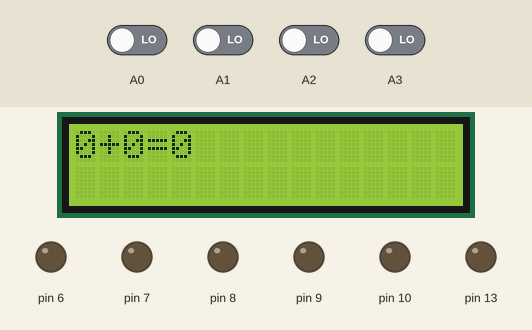
A sketch run on a simulated Arduino Uno, built with avr-gcc and run on an emulated ATmega328P. On the bench: 16×2 character LCD, output pins drawn as LEDs (lit = HIGH). Inputs (shaded band) come from the test bench; at power-on: A0–3 LOW.

Above: at 1.4 s.
1.5 s: A0 driven HIGH
At 2.3 s:
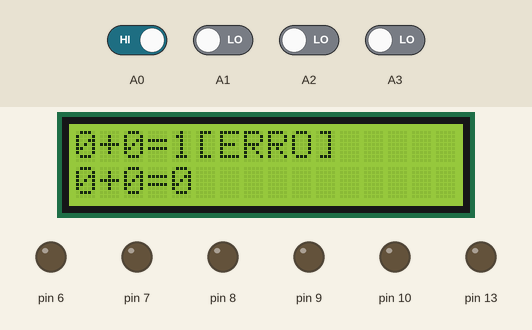
3.9 s: A1 driven HIGH
At 4.7 s:
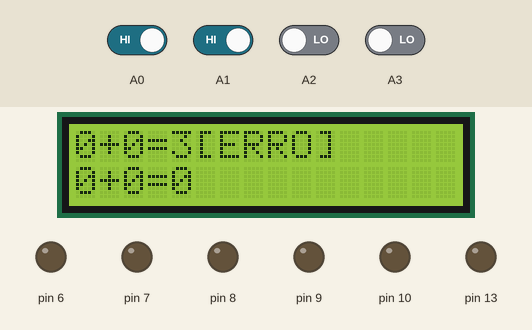
5.5 s: A2 driven HIGH
At 6.3 s:
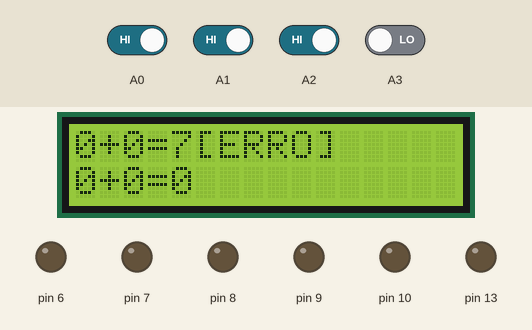
7.1 s: A3 driven HIGH
At 7.9 s:
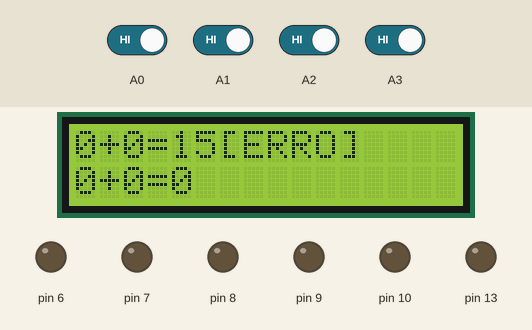
8.8 s: A0 driven LOW
At 9.5 s:
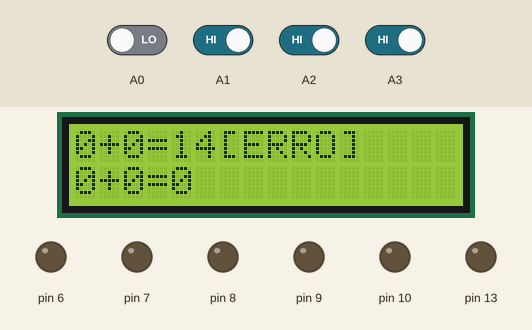
10.4 s: A1 driven LOW
At 11.1 s:
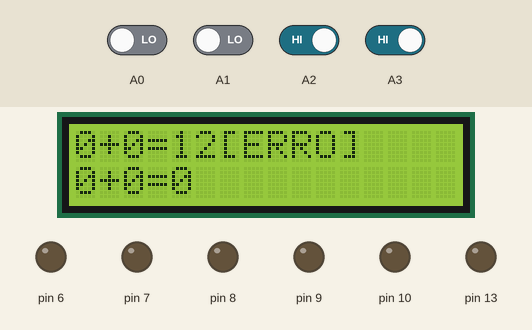
Timing chart, 0 to 13.0 s (numbered marks = the images above; inputs shaded):
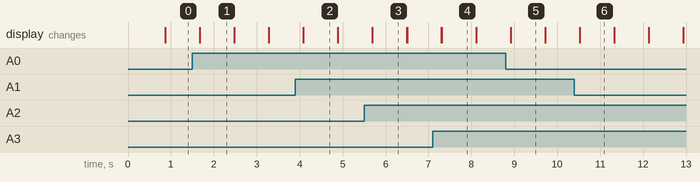

The sketch:

C_digo_LCD_Somador.ino
```cpp
#include <LiquidCrystal.h>

int alpha;
int beta;
int charlie;
int delta;
int echo;
int foxtrot;

int led1;
int led2;
int led3;
int led_out;
int total_led;

int num1;
int num2;

LiquidCrystal lcd (12, 11, 5, 4, 3, 2);

void setup() {
  // put your setup code here, to run once:
Serial.begin(9600);
pinMode(A0, INPUT);
pinMode(A1, INPUT);
pinMode(A2, INPUT);
pinMode(A3, INPUT);
pinMode(13, OUTPUT);
pinMode(10, OUTPUT);
pinMode(9, OUTPUT);
pinMode(8, OUTPUT);
pinMode(7, OUTPUT);
pinMode(6, OUTPUT);
lcd.begin(16,2);

}

void loop() {
  // put your main code here, to run repeatedly:

alpha = digitalRead(13);
beta = digitalRead(10);
charlie = digitalRead(9);
delta = digitalRead(8);
echo = digitalRead(7);
foxtrot = digitalRead(6);
led1 = digitalRead(A0);
led2 = digitalRead(A1);
led3 = digitalRead(A2);
led_out = digitalRead(A3);

total_led = led1 + (led2 * 2) + (led3 * 4) + (led_out * 8);
num1 = (alpha * 4) + (beta * 2) + charlie;
num2 = (delta * 4) + (echo * 2) + foxtrot;

int total = num1 + num2;

if ( total != total_led){
  lcd.print(num1);
  lcd.print("+");

  lcd.print(num2);
  lcd.print("=");

  lcd.print(total_led);
  lcd.print("[ERRO]");

  lcd.setCursor(0,1);
  lcd.print(num1);
  lcd.print("+");

  lcd.print(num2);
  lcd.print("=");
  lcd.print(total);

} else {
  lcd.print(num1);
  lcd.print("+");
  lcd.print(num2);
  lcd.print("=");
  lcd.print(total);

}

delay(800);
lcd.clear();

}
```

Measured:
- after the input at 1.5 s, the display: first differs from a run without the input after 0.17 s (image 1)
- after the input at 3.9 s, the display: first differs from a run without the input after 0.19 s (image 2)
- after the input at 5.5 s, the display: first differs from a run without the input after 0.20 s (image 3)
- after the input at 7.1 s, the display: first differs from a run without the input after 0.21 s (image 4)
- after the input at 8.8 s, the display: first differs from a run without the input after 0.12 s (image 5)
- after the input at 10.4 s, the display: first differs from a run without the input after 0.13 s (image 6)
- what the display in image 1 shows lasts 0.8 s, from 1.7 s to 2.5 s
